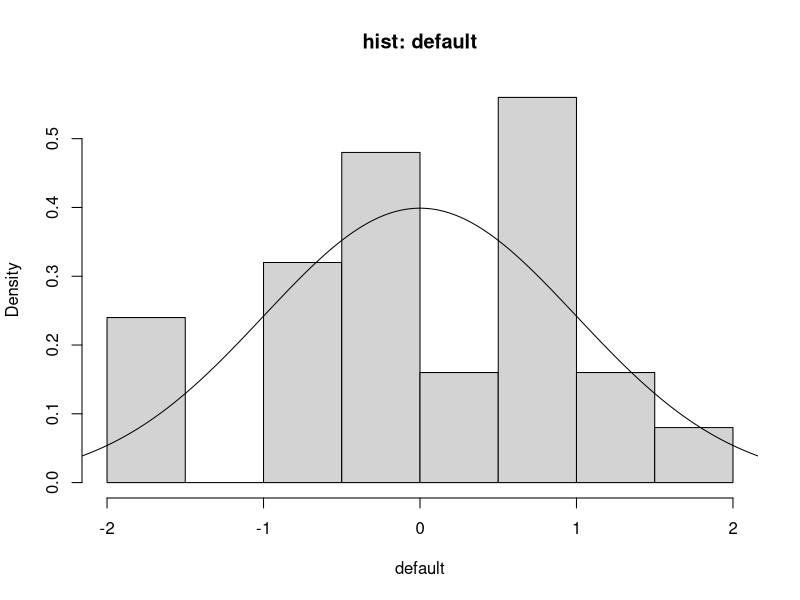
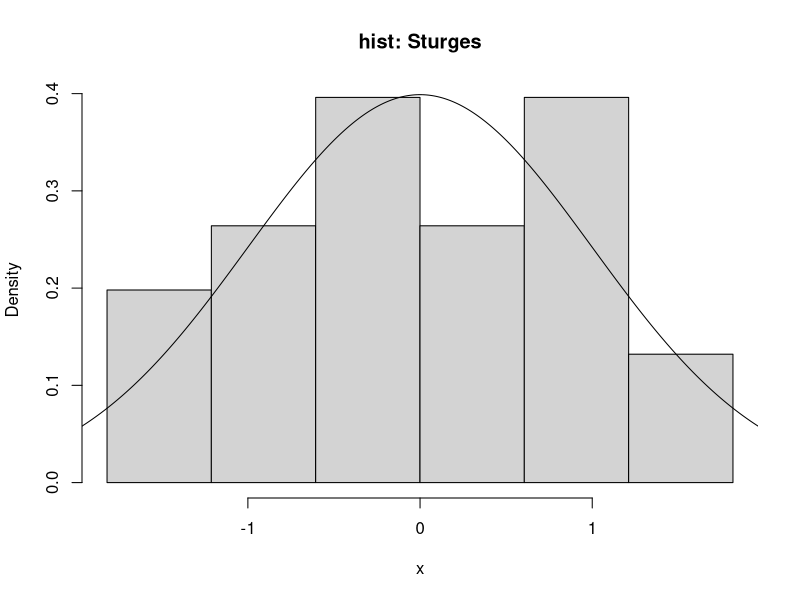
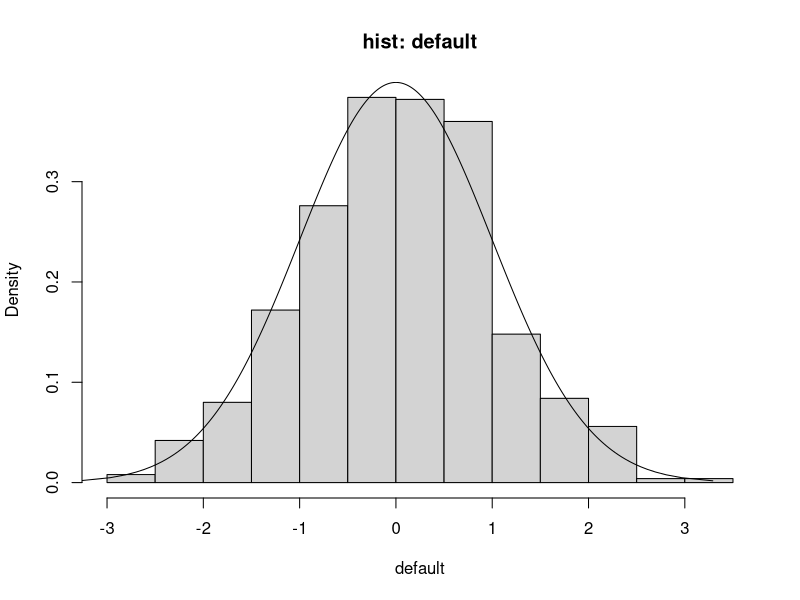
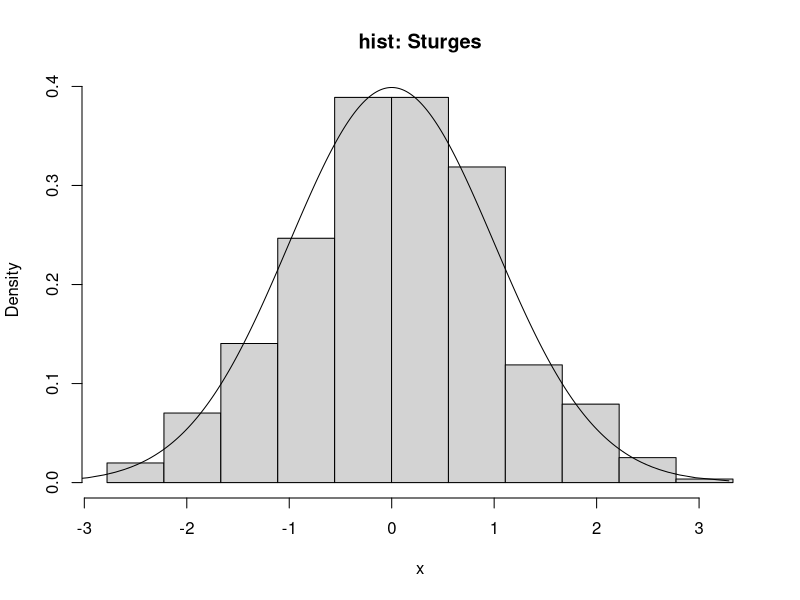
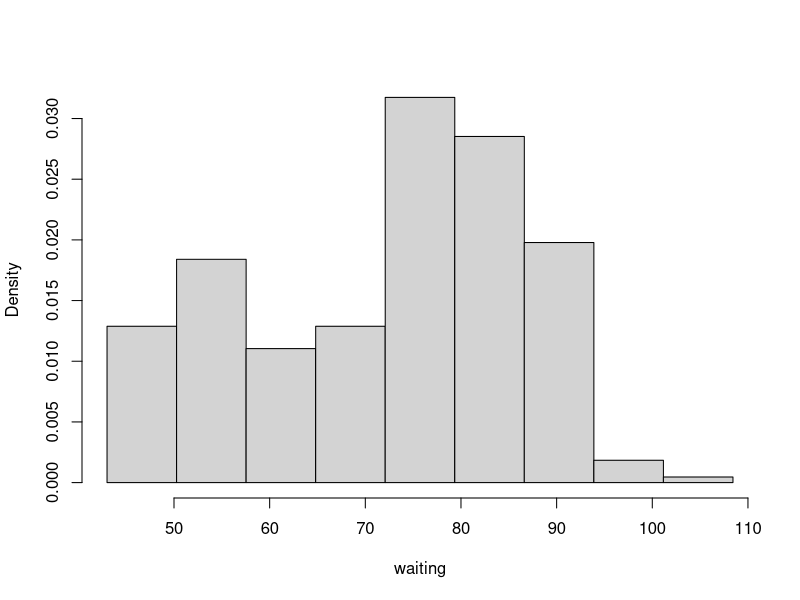
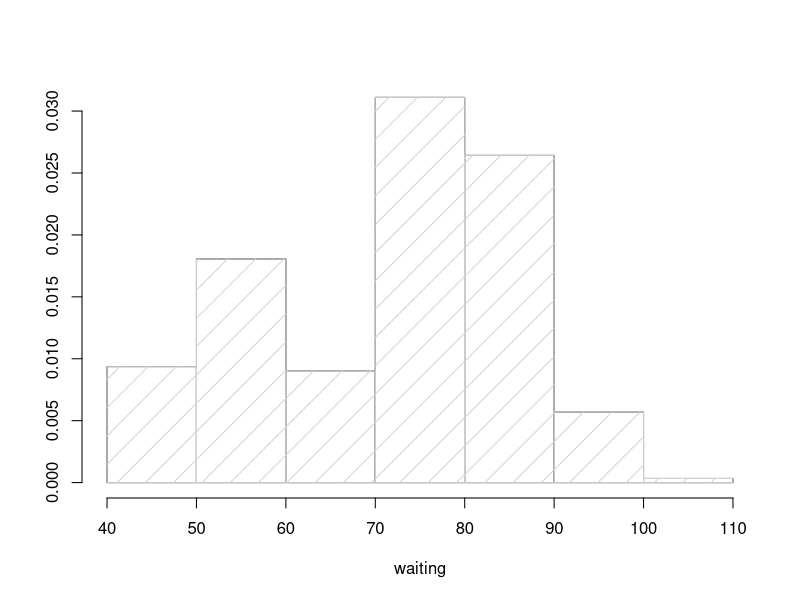
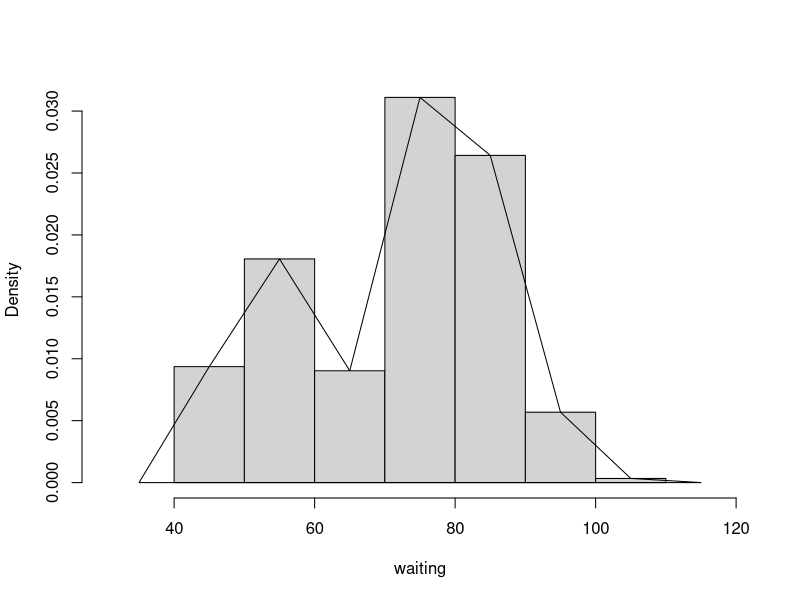
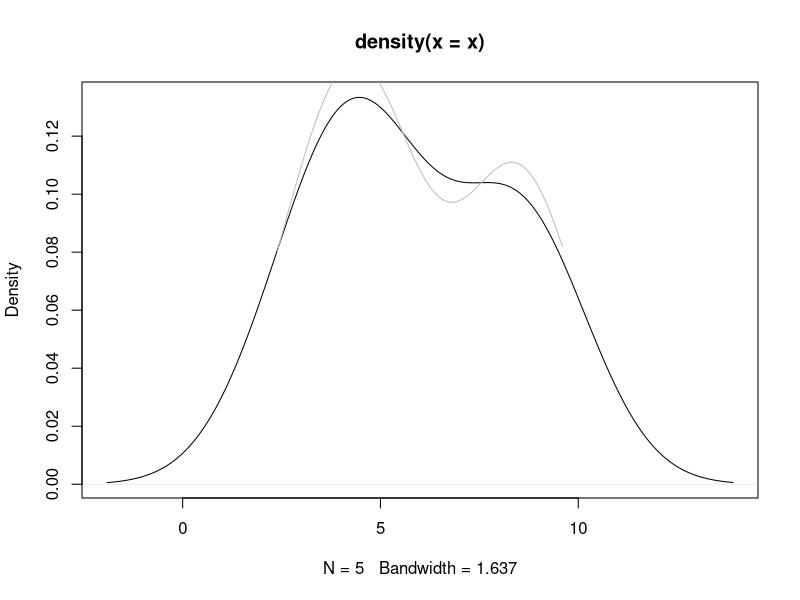

R code for these plots, in order: (Note: this script raises an error after producing the figures.)
# Example 10.1 (Histogram density estimates using Sturges' Rule)

set.seed(12345) 
n <- 25
x <- rnorm(n)
# calc breaks according to Sturges' Rule
# Number of bins:
nclass <- ceiling(1 + log2(n))
nclass

# Class width
cwidth <- diff(range(x) / nclass)
cwidth

breaks <- min(x) + cwidth * 0:nclass
breaks
h.default <- hist(x, freq = FALSE, xlab = "default",
                  main = "hist: default")
z <- qnorm(ppoints(1000))
lines(z, dnorm(z))
# Note: the default is Sturges but selects "nice" breaks

h.sturges <- hist(x, breaks = breaks, freq = FALSE,
                  main = "hist: Sturges")
lines(z, dnorm(z))

print(h.default$breaks)
print(h.default$counts)
print(round(h.sturges$breaks, 1))
print(h.sturges$counts)
print(cwidth)

print(h.default$density[5])
print(h.sturges$density[4])


# Try again with larger sample:
n <- 1000
x <- rnorm(n)
# calc breaks according to Sturges' Rule
# Number of bins:
nclass <- ceiling(1 + log2(n))
nclass

# Class width
cwidth <- diff(range(x) / nclass)
cwidth

breaks <- min(x) + cwidth * 0:nclass
breaks
h.default <- hist(x, freq = FALSE, xlab = "default",
                  main = "hist: default")
z <- qnorm(ppoints(1000))
lines(z, dnorm(z))
# Note: the default is Sturges but selects "nice" breaks

h.sturges <- hist(x, breaks = breaks, freq = FALSE,
                  main = "hist: Sturges")
lines(z, dnorm(z))


# Values of the density estimate:
x0 <- .1
b <- which.min(h.default$breaks <= x0) - 1
print(c(b, h.default$density[b]))
b <- which.min(h.sturges$breaks <= x0) - 1
print(c(b, h.sturges$density[b]))

h.default$counts[7] / (n * 0.5)
h.sturges$counts[6] / (n * cwidth)

# True value is:
dnorm(0.1)

# Example 10.3 (Density estimation for Old Faithful)

library(MASS)  #for geyser and truehist
waiting <- geyser$waiting
n <- length(waiting)
# rounding the constant in Scott's rule
# and using sample standard deviation to estimate sigma
h <- 3.5 * sd(waiting) * n^(-1/3)
h

# number of classes is determined by the range and h
m <- min(waiting)
M <- max(waiting)
nclass <- ceiling((M - m) / h)
breaks <- m + h * 0:nclass

par(ask = TRUE)  #prompt to see next graph
h.scott <- hist(waiting, breaks = breaks, freq = FALSE,
                main = "")
truehist(waiting, nbins = "Scott", x0 = 0, prob=TRUE,
         col = 0)
hist(waiting, breaks = "scott", prob=TRUE, density=5,
     add=TRUE)

par(ask = FALSE)

# Example 10.4 (Frequency polygon density estimate)

waiting <- geyser$waiting   #in MASS
n <- length(waiting)
# freq poly bin width using normal ref rule
h <- 2.15 * sqrt(var(waiting)) * n^(-1/5)

# calculate the sequence of breaks and histogram
# using the pretty method for round cutoof points:
br <- pretty(waiting, diff(range(waiting)) / h)
brplus <- c(min(br)-h, max(br+h))
histg <- hist(waiting, breaks = br, freq = FALSE,
              main = "", xlim = brplus)

vx <- histg$mids     #density est at vertices of polygon
vy <- histg$density
delta <- diff(vx)[1] # h after pretty is applied
k <- length(vx)
vx <- vx + delta     # the bins on the ends
vx <- c(vx[1] - 2 * delta, vx[1] - delta, vx)
vy <- c(0, vy, 0)

# add the polygon to the histogram
polygon(vx, vy)

# check estimates by numerical integration to make sure the total area is 1
fpoly <- approxfun(vx, vy)
print(integrate(fpoly, lower=min(vx), upper=max(vx)))

# KDE manual implementation:
kde <- function(x,h)
{
  # Number of points in the grid
npt = 100
# Range of the grid
r = max(x) - min(x)
xmax <- max(x) + 0.1*r
xmin <- min(x) - 0.1*r
n <- length(x)
xgrid <- seq(from=xmin, to=xmax, length=npt)

# Vector to store the sum of the kernels at each point on the grid:
f = vector()
for (i in 1:npt)
  {
  # Vector of sum of kernels at the given point of the grid
  tmp=vector()
  for (ii in 1:n)
    {
    z=(xgrid[i] - x[ii])/h
    density=dnorm(z) # Change this for other kernels (this one is gaussian)
    tmp[ii]=density
  }
  f[i]=sum(tmp)
}
f=f/(n*h) #smoothing
lines(xgrid,f,col="grey")
} 

# Example from lecture slides with a small sample:
x = c(3, 4.5, 5.0, 8, 9)
# Default density estimate:
plot(density(x))
# Try different h here:
kde(x, 1.4)


# Example 10.7 (KDE of Old Faithful waiting time)

library(MASS)
waiting <- geyser$waiting
n <- length(waiting)

h1 <- 1.06 * sd(waiting) * n^(-1/5)
h1
h2 <- .9 * min(c(IQR(waiting)/1.34, sd(waiting))) * n^(-1/5)
h2
plot(density(waiting))

print(density(waiting))

# For comparison, with smaller bandwidth:
plot(density(waiting, bw = 2))

# Exercise 10.9 on p. 314:
# Simulate data from the normal location mixture:
# 0.5*N(0, 1) + 0.5*N(3, 1)
n = 1000
x = 1:n
for (i in 1:n) if (rbinom(1, 1, 0.5)) x[i] = rnorm(1) else x[i] = rnorm(1, m = 3)
hist(x, freq = F)

# Compare several choices of bandwidth, including the optimal and Silverman
# Plot the true density iver the density estimate for comparison
# Which choice appears to be the best?
silverman.h <- h2 <- .9 * min(c(IQR(x)/1.34, sd(x))) * n^(-1/5)

plot1<-plot()
plot1<-density(x, bw=silverman.h)
plot(plot1)

lines(density(x, silverman.h), col = 2)

# To add the true density:
lines(sort(x), 0.5*dnorm(sort(x)) + 0.5*dnorm(sort(x), m = 3), col = "blue")
